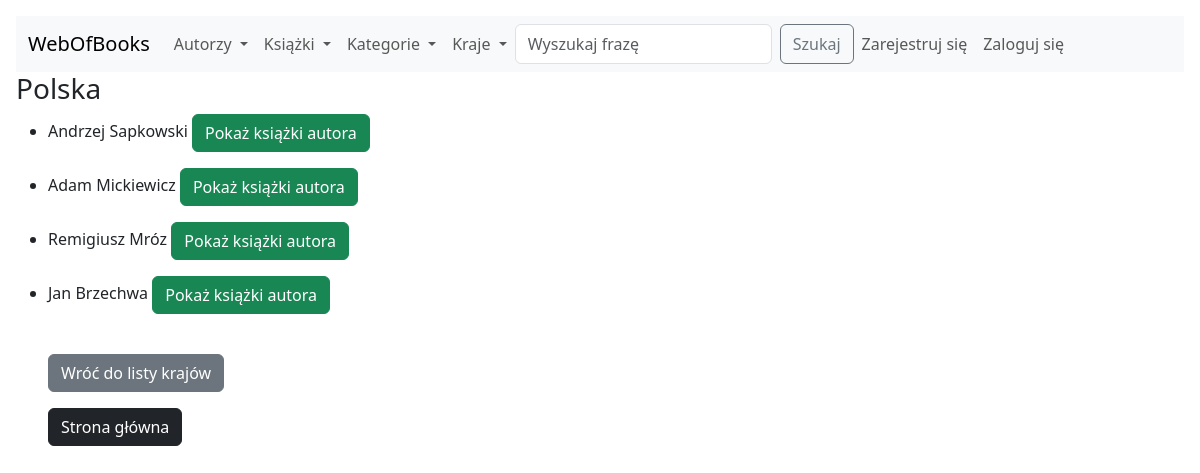
Screenshot of /webofbooks/countries/detail/5/ with the database file from the repository.
### webofbooks/models.py (models this page shows, shortened)
class Countries(models.Model):
    name = models.CharField(max_length=300, unique=True)

class Authors(models.Model):
    name = models.CharField(max_length=100)
    surname = models.CharField(max_length=100)
    date_of_birth = models.DateField()
    date_of_death = models.DateField(null=True, blank=True)
    country = ForeignKey(Countries, on_delete=DO_NOTHING)

### webofbooks/views.py (the view)
# urls.py: path('countries/detail/<pk>/', CountryDetailView.as_view(), name='country_detail'),
class CountryDetailView(DetailView):
    def get(self, request, pk):
        return render(request,
                      'webofbooks/countries_detail.html',
                      context={
                          "country_authors": Authors.objects.filter(country_id=pk).all(),
                          "country": Countries.objects.filter(id=pk).all(),
                      })

### webofbooks/templates/webofbooks/countries_detail.html (shortened to what this page needs)
<!DOCTYPE html>
<html lang="en">
<head>
</head>
<body>
{% include 'webofbooks/navbar.html' %}
<h3>
    {% for x in country %}
    {{ x.name }}
    {% endfor %}
</h3>
<ul>
  {% for author in country_authors %}
    <li>
        <p>{{ author.name }} {{ author.surname }} <a href="{% url 'webofbooks:author_detail' author.id %}"><button type="button" class="btn btn-success">Pokaż książki autora</button></a></p>
    </li>
{% endfor %}
<br/>
<p><a href="{% url 'webofbooks:countries_list' %}"><button type="button" class="btn btn-secondary">Wróć do listy krajów</button></a></p>
<p><a href="{% url 'webofbooks:homepage' %}"><button type="button" class="btn btn-dark">Strona główna</button></a></p>
</body>
</html>

### rows the page displays
Countries: name "Polska"
Authors: name "Andrzej", surname "Sapkowski"
Authors: name "Adam", surname "Mickiewicz"
Authors: name "Remigiusz", surname "Mróz"
Authors: name "Jan", surname "Brzechwa"
